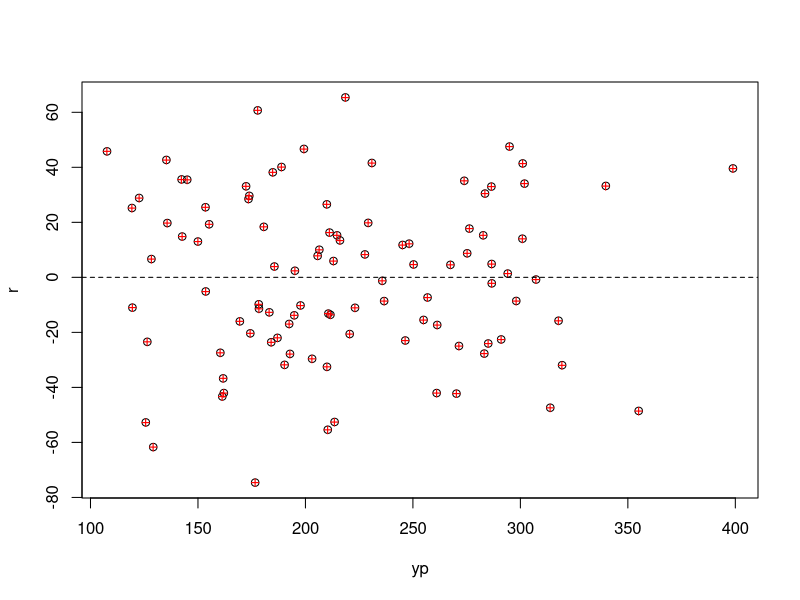
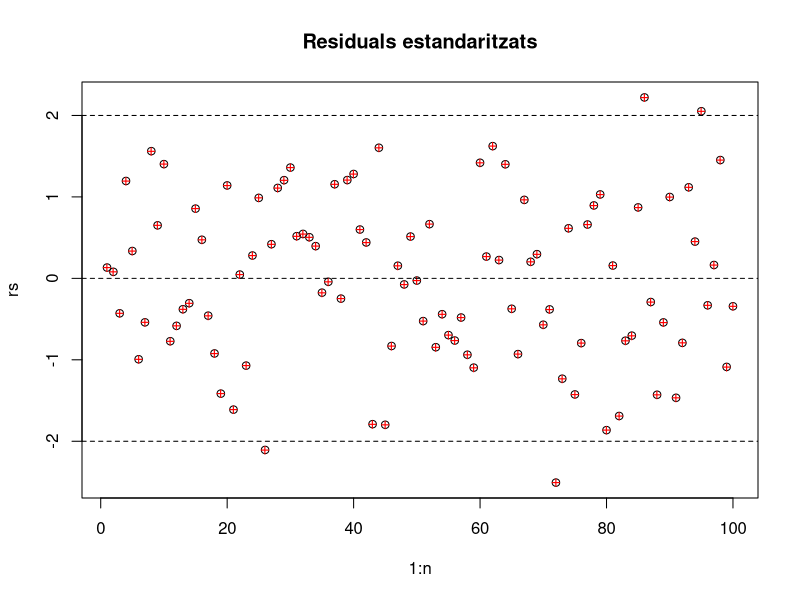
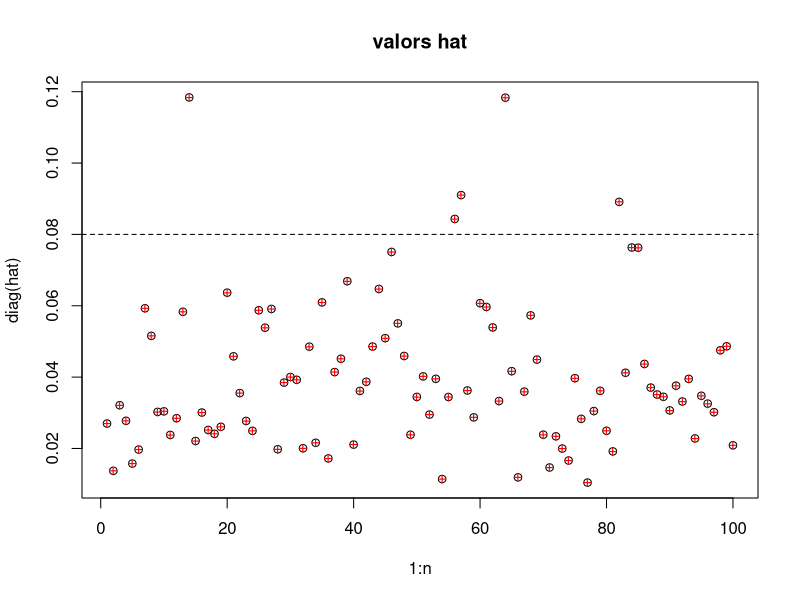
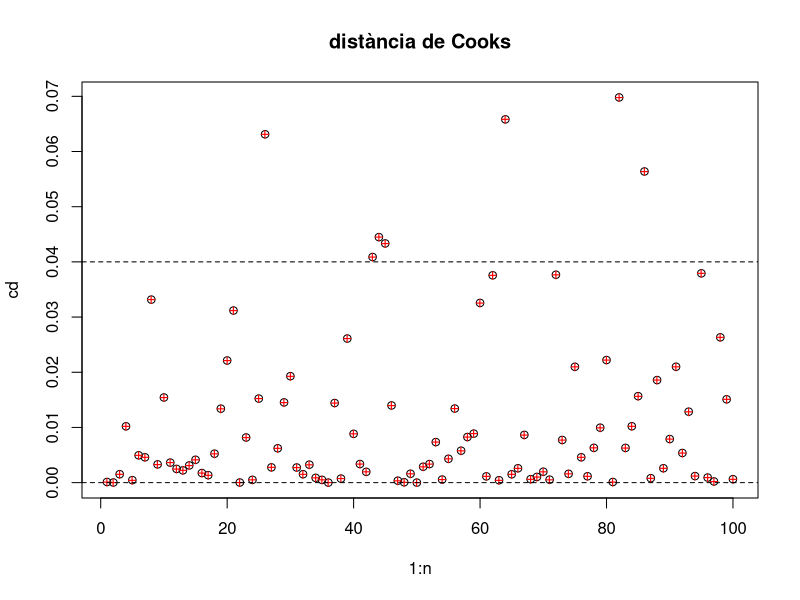
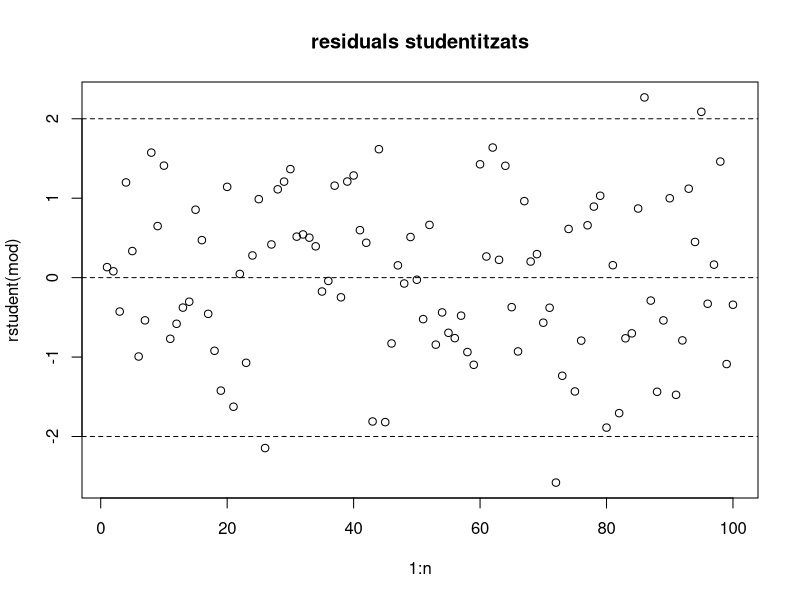
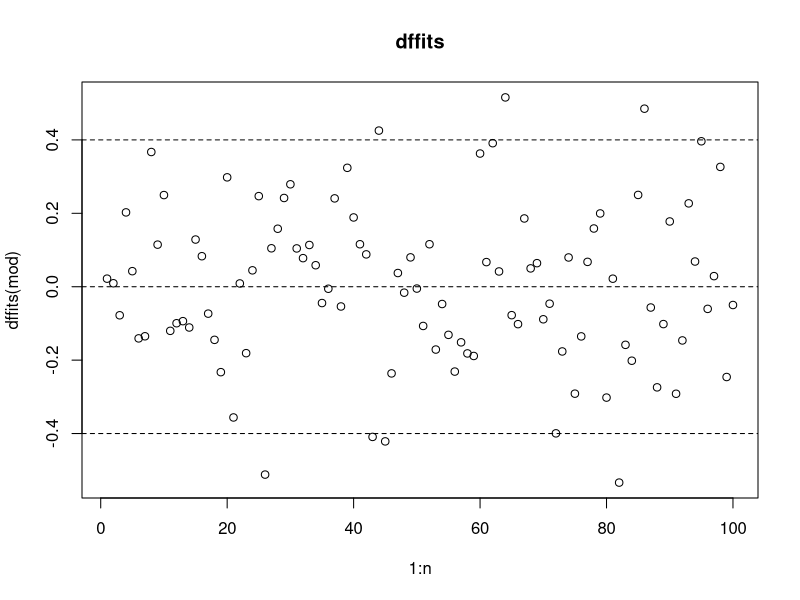
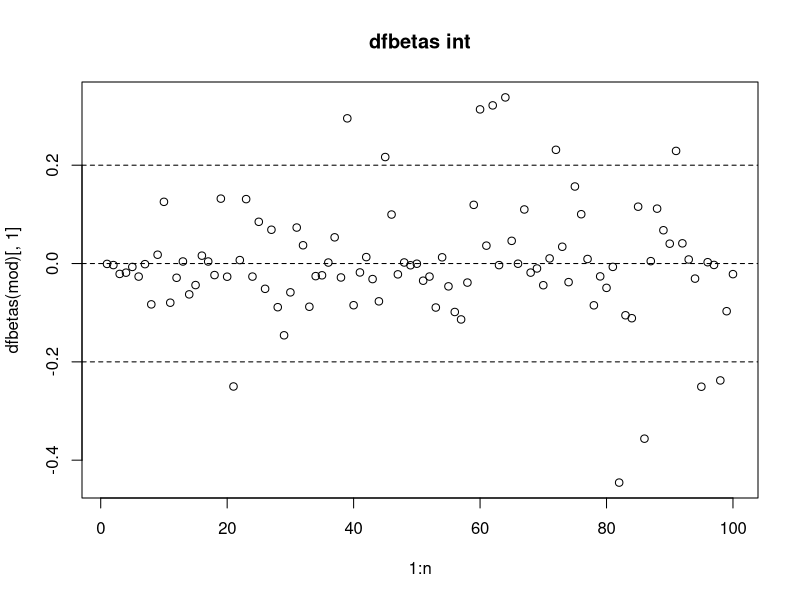
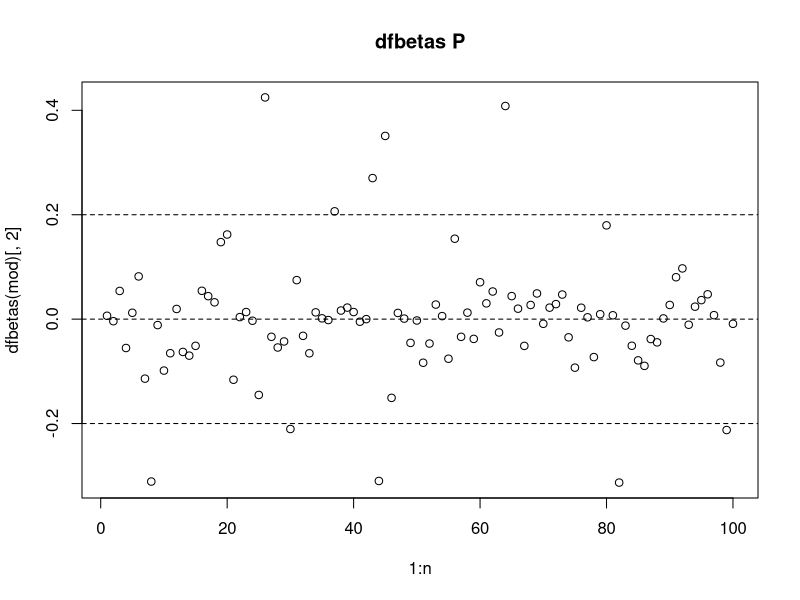

These figures' R source, in order:

COL <- read.csv2("COL.csv")
p<-4
n<-dim(COL)[1]
library(car)

mod<-lm(C~P+E+H,COL)
mod0<-lm(C~1,COL)

##### write("Matriu","")

x<-as.matrix(cbind(1,COL[,c(3,1,2)]))
y<-COL$C
n<-dim(x)[1]
p<-dim(x)[2]


##### write("Paràmetres","")

(xtx<-t(x)%*%x)
(xty<-t(x)%*%y)
(xtxi<-solve(xtx))
(b<-xtxi%*%xty)

mod$coef
summary(mod)$cov

##### write("Residuals i predits","")

yp<-x%*%b
r<-y-yp
plot(yp,r)
points(predict(mod),resid(mod),col="red",pch="+")
abline(h=0,lty=2)

##### write("","")
##### write("__________________________________________________________","")
##### write("","")
##### write("ANOVA i SE","")
(GLM<-dim(x)[2]-1)
(GLE<-dim(x)[1]-dim(x)[2])
(SQM<-(t(yp-mean(y))%*%(yp-mean(y)))[1,1])
(sum((yp-mean(y))^2))
(SQE<-(t(y-yp)%*%(y-yp))[1,1])
sum((y-yp)^2)
(MQM<-SQM/GLM)
(MQE<-SQE/GLE)
(SE<-sqrt(MQE))
(Fcalc<-MQM/MQE)
(pvalor<-1-pf(Fcalc,GLM,GLE))
-pf(Fcalc,GLM,GLE,log=T)
SQT<-SQM+SQE
GLT<-GLM+GLE
MQT<-SQT/GLT
print(c(MQT,var(y)))
(R2<-SQM/(SQM+SQE)) # 1-SQE/SQT
(R2adj<-1-MQE/(MQT))

summary(mod)
anova(mod0,mod)

##### write("","")
##### write("__________________________________________________________","")
##### write("","")
##### write("Estimació paràmetres","")

(vb<-xtxi*MQE)
(vcov(mod))
(sb<-sqrt(diag(vb)))
icb<-cbind(b,b-qt(0.975,GLE)*sb,b+qt(0.975,GLE)*sb)
colnames(icb)<-c("b","inf","sup")
print(icb)
confint(mod)
(tb0<-b/sb)
(pt(-abs(tb0),GLE)*2)
summary(mod)

##### write("","")
##### write("__________________________________________________________","")
##### write("","")
##### write("Estimació i predicció de y","")
##### write("Per exemple, quan P=65, E=15 i H=150","")

x0<-c(1,65,15,150)
(yp0<-(x0%*%b)[1,1])
(syp0<-sqrt((x0%*%vb%*%x0)[1,1]))
(icyp0<-c(yp0-qt(0.975,GLE)*syp0,yp0+qt(0.975,GLE)*syp0))
(predict(mod, data.frame(P=65,E=15, H=150, row.names="x0"), interval="confidence", level=.95, se.fit=TRUE))
(rpyp0<-c(yp0-qt(0.975,GLE)*sqrt(MQE+syp0^2),yp0+qt(0.975,GLE)*sqrt(MQE+syp0^2)))
(predict(mod, data.frame(P=65,E=15, H=150, row.names="x0"), interval="prediction", level=.95))
##### write("test, per exemple yp0=200","")
(t0<-(yp0-200)/syp0)
(2*pt(-abs(t0),GLE))

##### write("","")
##### write("__________________________________________________________","")
##### write("","")
##### write("SS1 i SS3","")

tb0^2
(summary(mod)$coef[,3])^2

anova(mod)
Anova(mod,ty=3)

##### write("SS1","")

anova(mod)
mod10<-lm(C~P,COL)
mod20<-lm(C~P+E,COL)
#anova(mod0,mod10)
sum((predict(mod0)-predict(mod10))^2)
#anova(mod10,mod20)
sum((predict(mod10)-predict(mod20))^2)
#anova(mod20,mod)
sum((predict(mod20)-predict(mod))^2)
sum((predict(mod)-y)^2)

##### write("SS3","")

modnc<-lm(C~0+P+E+H,COL)
mod1<-lm(C~E+H,COL)
mod2<-lm(C~P+H,COL)
mod3<-lm(C~P+E,COL) #és el mateix que mod30
Anova(mod,ty=3)
#anova(mod1,mod)
#anova(mod2,mod)
#anova(mod3,mod)
sum((predict(modnc)-predict(mod))^2)
sum((predict(mod1)-predict(mod))^2)
sum((predict(mod2)-predict(mod))^2)
sum((predict(mod3)-predict(mod))^2)
sum((y-predict(mod))^2)



##### write("","")
##### write("__________________________________________________________","")
##### write("","")
##### write("residuals estandaritzats, valors hat i distància de Cooks","")

hat<-x%*%xtxi%*%t(x)
vary<-hat*MQE
varr<-MQE-vary
rs<-r/sqrt(diag(varr))
plot(1:n,rs,main="Residuals estandaritzats")
points(1:n,rstandard(mod),col="red",pch="+")
abline(h=c(-2,0,2),lty=2)

plot(1:n,diag(hat),main="valors hat")
points(1:n,hatvalues(mod),col="red",pch="+")
abline(h=c(0,2*mean(diag(hat))),lty=2)

cd<-rs^2/(p)*diag(hat)/(1-diag(hat))
plot(1:n,cd,main="distància de Cooks")
points(1:n,cooks.distance(mod),col="red",pch="+")
abline(h=c(0,4/n),lty=2)

##### write("","")
##### write("__________________________________________________________","")
##### write("","")
##### write("residuals studentitzats, dffits i dfbetes","")
##### write("comprovarem matricialment només per una dada, per exemple la 82, i parcialment","")

no<-82
modno<-lm(C~P+E+H,COL[-no,])
SEno<-summary(modno)$sigma
c(rstudent(mod)[no],rstandard(mod)[no]*SE/SEno)
plot(1:n,rstudent(mod),main="residuals studentitzats")
abline(h=c(-2,0,2),lty=2)
xno<-x[no,]
c(dffits(mod)[no],(mod$fitted.values[no]-xno%*%modno$coef)/sqrt(hatvalues(mod)[no])/SEno)
plot(1:n,dffits(mod),main="dffits")
abline(h=c(-2*sqrt(p/n),0,2*sqrt(p/n)),lty=2)
rbind(dfbetas(mod)[no,],t(b-modno$coef)/(sqrt(diag(vcov(mod)))/SE*SEno))
plot(1:n,dfbetas(mod)[,1],main="dfbetas int")
abline(h=c(-2/sqrt(n),0,2/sqrt(n)),lty=2)
plot(1:n,dfbetas(mod)[,2],main="dfbetas P")
abline(h=c(-2/sqrt(n),0,2/sqrt(n)),lty=2)
plot(1:n,dfbetas(mod)[,3],main="dfbetas E")
abline(h=c(-2/sqrt(n),0,2/sqrt(n)),lty=2)
plot(1:n,dfbetas(mod)[,4],main="dfbetas H")
abline(h=c(-2/sqrt(n),0,2/sqrt(n)),lty=2)

##### write("","")
##### write("__________________________________________________________","")
##### write("","")
##### write("colinealitat: tolerància i VIF","")

(tol<-c(P=1-summary(lm(P~E+H,COL))$r.squared,E=1-summary(lm(E~P+H,COL))$r.squared,
       H=1-summary(lm(H~P+E,COL))$r.squared))
(cbind(vif=vif(mod),"1/tol"=1/tol))

##### write("","")
##### write("__________________________________________________________","")
##### write("","")
##### write("canvis lineals","")

c<-diag(1,4,4)
c[1,2]<-10
c[4,2]<--.5
COL$EP<-COL$P-0.5*COL$H+10
modc<-lm(C~EP+E+H,COL)
summary(modc)
summary(mod)
anova(modc,mod)
vif(modc)
vif(mod)
summary(lm(C~I(P+10*H)+E+H,COL))
summary(lm(C~I(P-mean(P))+I(E-mean(E))+I(H-mean(H)),COL))
confint(lm(C~I(P-mean(P))+I(E-mean(E))+I(H-mean(H)),COL))
confint(mod)
summary(lm(C~I(P-0.5*H+10)+I(E-15)+I(H-150),COL))
confint(lm(C~I(P-0.5*H+10)+I(E-15)+I(H-150),COL))
summary(lm(C~I(P-0.5*H+10)+I(E-15),COL))


